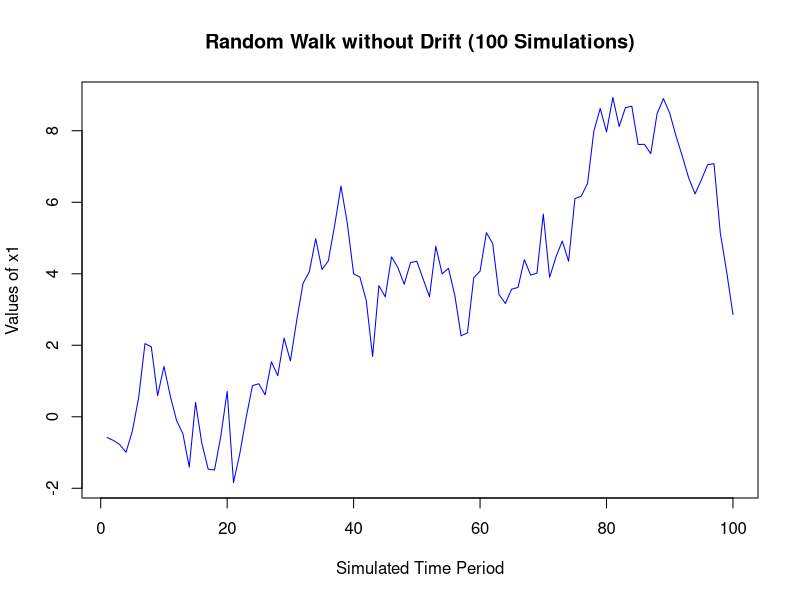
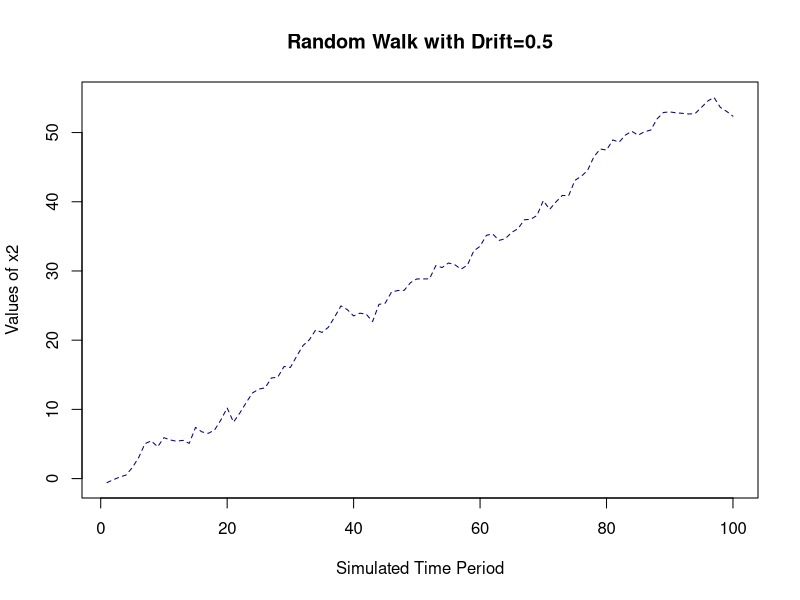
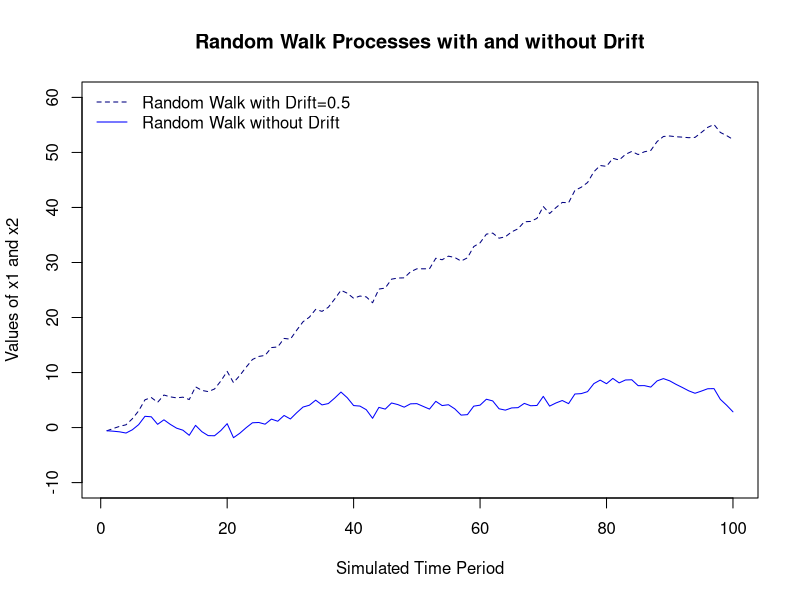

The R source for these figures, in order: (Note: this script raises an error after producing the figures.)
#####################################################################
# Directory         : C:/Users/K/z_Teach/MIDS_AdvStat/pgms
# Program Name      : tsa5.R
# Original Developer: Jeffrey Yau
# Last Updated by   : Jeffrey Yau
# Last Updated      : 5/5/2015
# -------------------------------------------------------------------
# Main Topics Covered:
#
# 1. Random walks
# 2. ARIMA models in-depth Discussion
#    a. Simulation of a series of ARIMA model (manually)
#    b. Examine the empirical patterns of these models
#    c. Examine the ACF and PACF of AR-generated realizations
#    d. Model estimation
#    e. Model diagnostics using estimated residuals 
#    f. Forecasting
#    g. Forecast Evaluation
#####################################################################

#####################################################################
# Setup

# Set working directory
setwd("C:/Users/K/z_Teach/MIDS_AdvStat/pgms")
getwd()

# Set Numeric Value Display
# See reference from https://stat.ethz.ch/R-manual/R-devel/library/base/html/options.html
options(digits=2) # Set the printed number of digits to 2. Note: It is a suggestion only. Default is 7. 
#options("scipen" = 10)

# Set memory limit
memory.limit(50000000)

# Remove all the existing variables in the working directory
rm(list=ls())
ls()

# Type "Ctrl+L" to clear the console 

################################################################
# Load Libraries

require(forecast)

################################################################

################################################################
# Recap:
# Remember that classical regression is insufficient for
# explaining all of the interesting dynamics of a time
# series, meaning that there could be additional 
# structure of the data that is not captured.
#
# Introducing correlation through lagged linear relations with
# a series' past values and white noises leads to the ARMA models
# introduced in the last 2 lectures, starting with AR and MA models
# separately. Recall that to achieve the principle of parsimony, 
# however, a lower order ARMA model is better than AR and MA models.
# 
# It is important to keep in mind that for practical purposes,
# this class of models applies only to stationary processes, leading
# to the class of Autoregressive Integrated Moving Average (ARIMA)
# models, popularized by Box and Jenkins (1970). This class of 
# models, when combining with techniques to account for trends 
# and cyclicality, can accomodate a wide range of non-stationary
# time series. In fact, we will discuss how to use the Box-Jenkins
# approachto build ARIMA models.
#
# We will continue to use the arima() function to model 
# ARIMA models, including those with seasonal components
# (i.e. Seasonal ARIMA models)
# 
# Remember that non-stationarity often comes in several forms:
# trend, seasonality, and time-varying variance. ARIMA models
# can be used to "account for" trend and seasonality. However,
# it still assumes a constant (unconditional and conditional) variance.
# To model conditional heteroskedasticity, we will use the 
# Generalized Autoregressive Conditional Heteroskedasticity (GARCH)
# models, which we will study in the next lecture.
################################################################


################################################################
## ARIMA Models: Quantitative Analysis

# ---------------
#  1. Simulation
# ---------------
set.seed(898) # Set the simulation to use the same random number sequence
# for all of the simluation to ensure that difference
# in results is not due to difference in the random
# number sequences generated

# To simulate an ARMA model, we will use the function arima.sim
#
# arima.sim(model, n, rand.gen = rnorm, innov = rand.gen(n, ...),
#          n.start = NA, start.innov = rand.gen(n.start, ...),
#          ...)

# For our purpose, we will specify 
#    (1) the length of the simulated series (n) 
#    (2) the orders of autoregressive and moving average parameters (model)
#
# In simulation, it is very important to keep in mind
# the distribution from which the random numbers are drawn. ALWAYS CHECK
# WHAT THE DEFAULT OPTION PROVIDES, AND DO NOT ALWAYS
# JUST ACCEPT THE DEFAULT OPTION AVAILABLE. The default random
# number generator in the arima.sim() function draws from a normal(0,1)
# distribution. Because ARMA models use indepedent Gaussian white noise,
# we will use the default random number generation option. We will
# also need to specify 

# Remember that when using arima.sim(), the underlying ARIMA model
# be modeled uses the arima() function. The default option for an ARMA model
# (i.e. arima(p,d=0,q)), assumes the series is demeaned
# (i.e. include.mean is true). So, the formula applies to x-m rather than x.
#
# For ARIMA models (i.e. arima(p,d<>0,q)), the differenced series follows a
# zero-mean ARMA model.

##################################################################
# Simulation of Random Walk

# Random Walk without Drift
set.seed(898)
x1 <- w <- rnorm(100)
for (i in 2:100) x1[i] <- x1[i-1] + w[i]
  str(x1)
  str(w)
  head(cbind(x1,w),20)
  summary(x1)
plot.ts(x1, main="Random Walk without Drift (100 Simulations)", 
        col="blue", xlab="Simulated Time Period",
        ylab="Values of x1")

# Random Walk with Drift
x2 <- w
  head(cbind(x2,w),20)
drift <- 0.5
for (i in 2:100) x2[i] <- drift + x2[i-1] + w[i]
  head(cbind(x2,w), 20)
  summary(x2)
plot.ts(x2, main="Random Walk with Drift=0.5",
        col="navy", lty=2, 
        xlab="Simulated Time Period",
        ylab="Values of x2")


# Overlaid one graph on the other
plot.ts(x2, main="Random Walk Processes with and without Drift",
        col="navy", lty=2, ylim=c(-10,60),
        xlab="Simulated Time Period",
        ylab="Values of x1 and x2")
lines(x1, col="blue")
leg.txt <- c("Random Walk with Drift=0.5", "Random Walk without Drift")
legend("topleft", legend=leg.txt, lty=c(2,1), col=c("navy","blue"),
       bty='n', cex=1)


##################################################################
# Part 2: ARIMA models
# ----------------------------------------------------------------

rm(list=ls())
ls()

# (example from the book, pp. 131):
set.seed(898)
x1 <- w <- rnorm(100)
for (i in 3:100) x1[i] <- 0.5*x1[i-1] + x1[i-1] - 0.5*x1[i-2] + w[i] + 0.3*w[i-1]

  str(x1)
  summary(x1)
  length(x1)

png("C:/Users/K/z_Teach/MIDS_AdvStat/notes/sim_series1.jpg", width=400, height=350)
par(mfrow=c(3,2))
  plot.ts(x1); title("Fig 1: Simulated Series")
  plot.ts(diff(x1)); title("Fig 2: First Difference of the Simulated Series")
  acf(x1, main=""); title("Fig 3: ACF of the Simulated Series")
  acf(diff(x1), main=""); title("Fig 4: ACF of the Differenced Simulated Series")
  pacf(x1, main=""); title("Fig 5: PACF of the Simulated Series")
  pacf(diff(x1), main=""); title("Fig 6: PACF of the Differenced Simulated Series")
dev.off()

# Estimation: Estimate the simulated series
    fit1 <- arima(x1, order=c(1,1,1)) #ARIMA(p=1, d=1, q=1)
    summary(fit1)

    #fit1b <- arima(diff(x1), order=c(1,0,1))
    #summary(fit1b)
    #
    #x1c <- x1
    #for (i in 3:1000) x1c[i] <- 0.5*x1c[i-1] + w[i] + 0.3*w[i-1]
    #fit1c <- arima(x1c, order=c(1,1,1))
    #summary(fit1c)

# Model Diagnostics: Residuals
  summary(fit1$resid)
  Box.test(fit1$resid, type="Ljung-Box")

  par(mfrow=c(2,2))
  plot(fit1$resid, col="blue", main="Residual Series")
  hist(fit1$resid, col="gray", main="Residuals")
  acf(fit1$resid , ylim=c(-0.4,1), main="ACF: Residual Series")
  pacf(fit1$resid, ylim=c(-0.4,1), main="PACF: Residual Series")

# Model Performance Evaluation: In-Sample Fit

  df <- data.frame(cbind(x1,fitted(fit1),fit1$resid ))
  class(df)  
  stargazer(df, type="text", title="Descriptive Stat", digits=1)

  summary(x1)
  summary(fit1$resid)
  par(mfrow=c(1,1))
  plot.ts(x1, col="navy", 
        main="ARMA Simulated vs a ARIMA Estimated Series with Resdiauls",
        ylab="Original and Estimated Values",
        ylim=c(-5,30), pch=1, lty=2)
  par(new=T)
  plot.ts(fitted(fit1),col="blue",axes=T,xlab="",ylab="",
          ylim=c(-5,30), lty=1) 
  leg.txt <- c("Original Series", "Estimated Series", "Residuals")
  legend("topleft", legend=leg.txt, lty=c(1,1,2), 
         col=c("navy","blue","green"), bty='n', cex=1)
  par(new=T)
  plot.ts(fit1$resid,axes=F,xlab="",ylab="",col="green",
          ylim=c(-5,30), lty=2, pch=1, col.axis="green")
  axis(side=4, col="green")
  mtext("Residuals", side=4, line=2,col="green")

# Forecasting

fit1.fcast <- forecast.Arima(fit1, h=12)

  str(fit1.fcast)
  length(fit1.fcast$mean)

  ts(rbind(melt(x1),melt(fit1.fcast$mean)))
  fit1.fcast

summary(fit1.fcast$mean)

#----------------------------------------------------------------
jpeg("C:/Users/K/z_Teach/MIDS_AdvStat/_Lec11_TSA5/images/sim_ARIMA_fcst.jpg")
plot(fit1.fcast,
     main="12-Step Ahead Forecast and Original & Estimated Series",
     xlab="Simulated Time Period", 
     ylab="Original, Estimated, and Forecasted Values",
     xlim=c(0,112),ylim=c(0,25.0), lty=2,lwd=1.5)
par(new=T)
plot.ts(fitted(fit1),col="blue", 
        lty=2, lwd=2, xlab="",ylab="",xlim=c(0,112),ylim=c(0,25.0))
leg.txt <- c("Original Series", "Estimated Series", "Forecast")
legend("topleft", legend=leg.txt, lty=c(2,2,1), lwd=c(1,2,2),
       col=c("black","blue","blue"), bty='n', cex=1)
dev.off()
#----------------------------------------------------------------

# 7. Backtesting and Out-of-Sample Forecasting

# Re-estimate the model holding out 10 observations
# Based on teh ACF and PACF, we will use an ARIMA(1,1,0) model instead
  str(x1)
  fit <- Arima(x1[1:(length(x1)-10)], order=c(1,1,0))
  summary(fit)

  #--------------------------------------
  # Plot the original and estimate series 
  jpeg("C:/Users/K/z_Teach/MIDS_AdvStat/_Lec11_TSA5/images/sim_ARIMA_bktst_fit.jpg")
  par(mfrow=c(1,1))
  plot.ts(x1[1:(length(x1)-10)], col="navy", 
          main="Original vs an ARIMA(1,1,0) Estimated Series with Resdiauls",
          ylab="Original and Estimated Values",
          ylim=c(-3,25), pch=1)
  par(new=T)
  plot.ts(fitted(fit),col="blue",axes=T,xlab="",ylab="",
          ylim=c(-3,25))

  leg.txt <- c("Original Series", "Estimated Series", "Residuals")
  legend("topleft", legend=leg.txt, lty=1, col=c("navy","blue","green"),
         bty='n', cex=1)

  par(new=T)
  plot.ts(fit$resid,axes=F,xlab="",ylab="",col="green",
          ylim=c(-3,25), pch=1)
          axis(side=4, col="green")
  mtext("Residuals", side=4, line=2,col="green")
  dev.off()
  #--------------------------------------

  fit.fcast <- forecast.Arima(fit, h=20)
  str(fit.fcast)
  length(fit.fcast$mean)
  fit.fcast

  par(mfrow=c(1,1))
  jpeg("C:/Users/K/z_Teach/MIDS_AdvStat/_Lec11_TSA5/images/sim_ARIMA110_bktst_fit2.jpg")
  plot(fit.fcast,lty=2,
       main="Out-of-Sample Forecast",
       xlim=c(0,110), ylim=c(0,40),
       ylab="Original, Estimated, and Forecast Values")
  par(new=T)
  plot.ts(fitted(fit), col="blue",axes=F,xlim=c(0,110),ylim=c(0,40),
          ylab="", lty=1)
  par(new=T)
  plot.ts(x1, col="navy",axes=F,xlim=c(0,110),ylim=c(0,40),
          ylab="", lty=2)
  leg.txt <- c("Original Series", "Fitted series", "Forecast")
  legend("topleft", legend=leg.txt, lty=c(2,1,1),
         col=c("navy","blue","blue"), lwd=c(1,1,2),
         bty='n', cex=1)
  dev.off()

